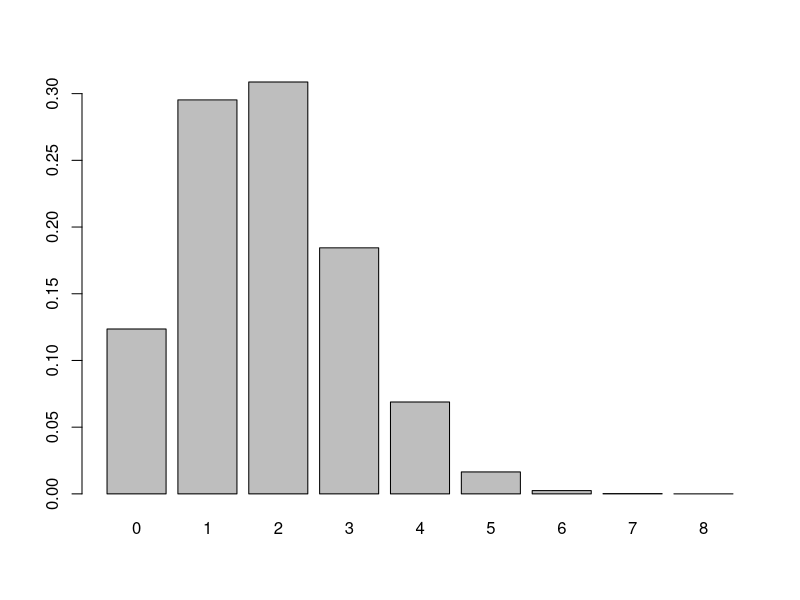

R code for this plot:
# Obtain the probability distribution function (for values x=0,1,...,8)
x <- seq(0,8)
pi <- 0.23
px <- dbinom(x, 8, pi)

# Create bar chart of PDF
barplot(height=px, names=x)
